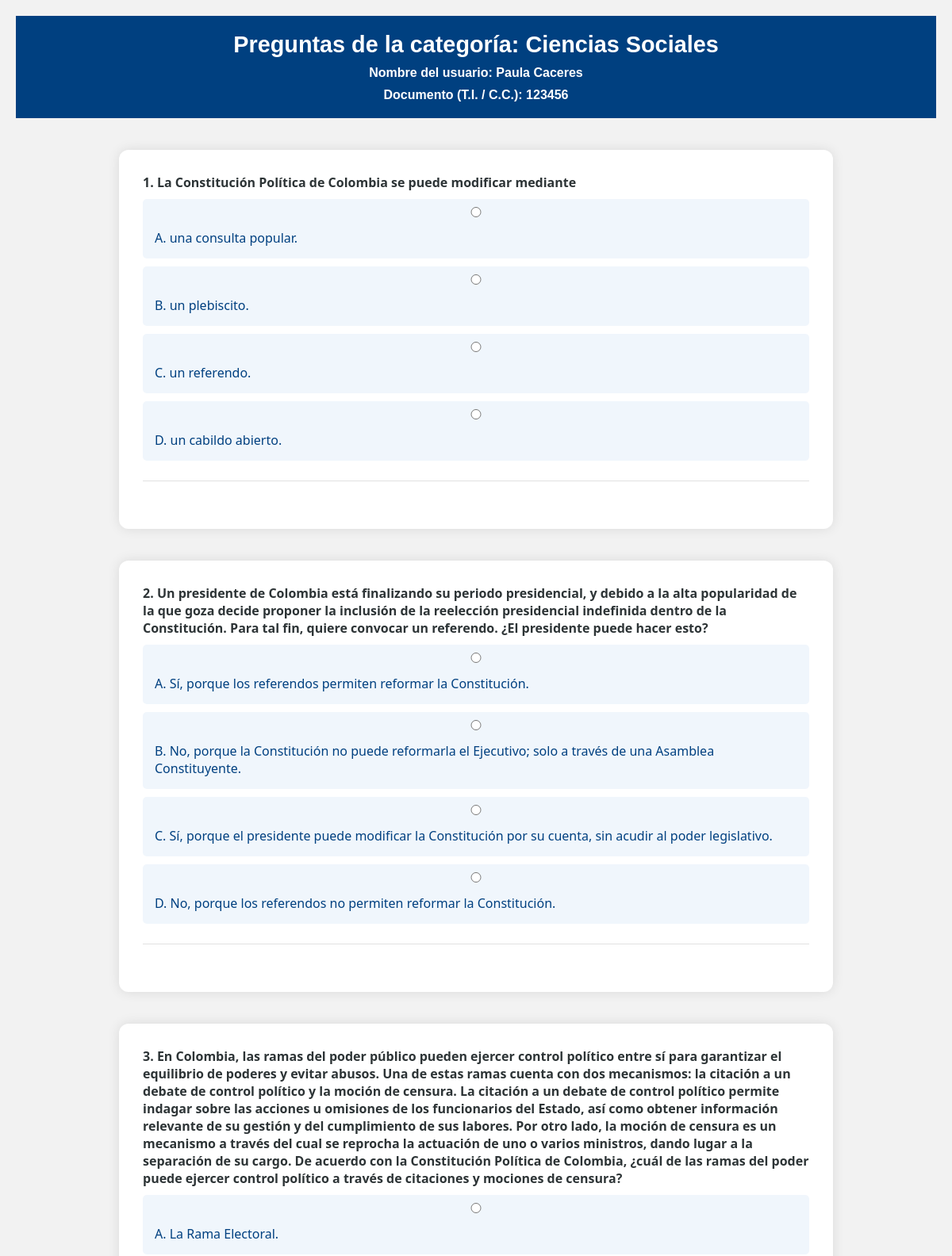
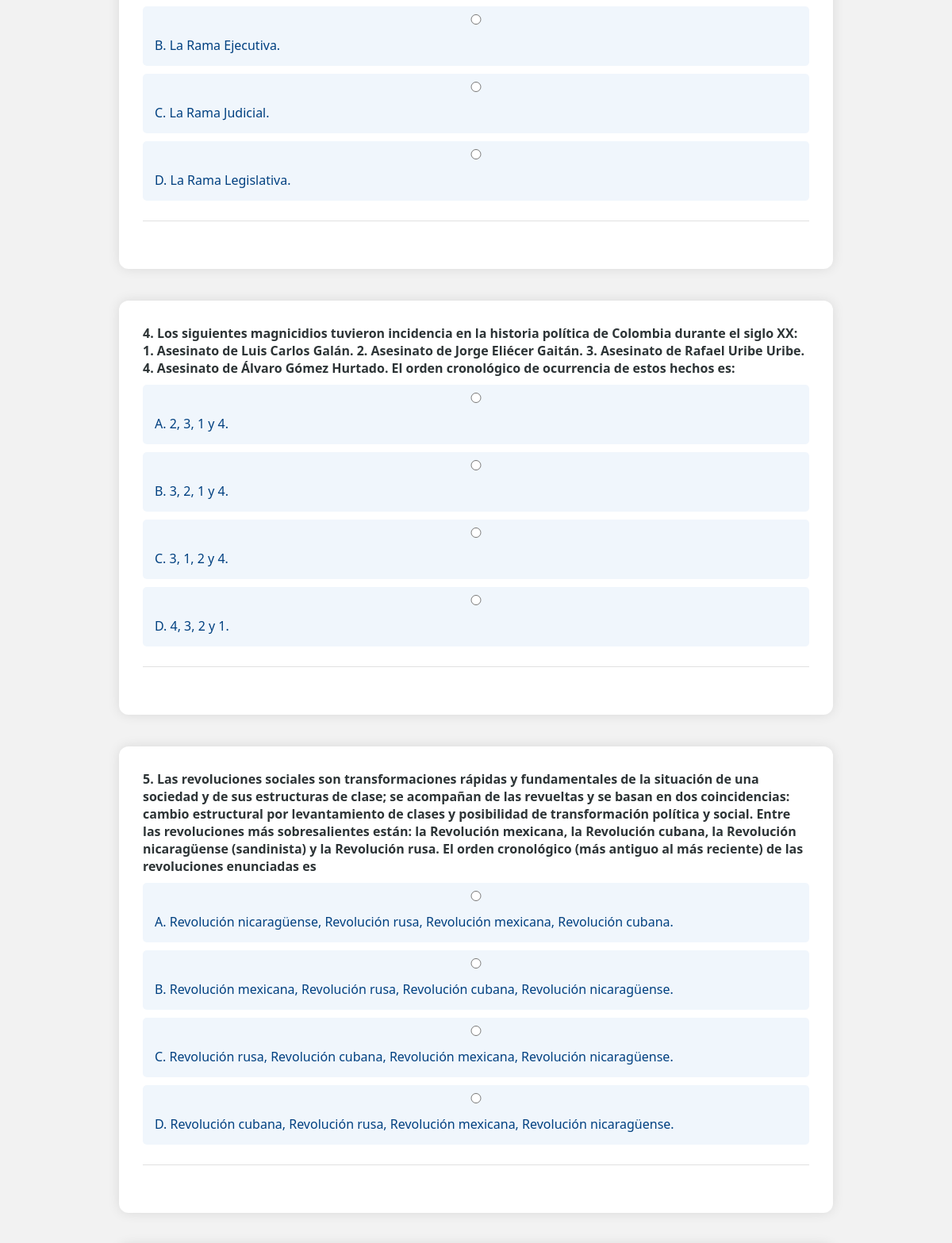
/simulacro/11/categoria/4/ (upper part), run on the app's committed database (2 pictures, top to bottom).
### examenes/models.py (models this page shows, shortened)
class Category(models.Model):
    nombre = models.CharField(max_length=100)
    class Meta:
        verbose_name_plural = "Categorias"

class User(models.Model):
    nombre = models.CharField(max_length=100)
    documento = models.CharField(max_length=20, unique=True)  # Cédula o TI
    correo = models.EmailField(unique=True)
    colegio = models.CharField(max_length=100, blank=True)
    grado = models.CharField(max_length=50, blank=True)
    ya_presento = models.BooleanField(default=False)
    class Meta:
        verbose_name_plural = "Usuarios"

class Question(models.Model):
    enunciado = models.TextField()
    materia = models.ForeignKey(Subject, on_delete=models.CASCADE)
    opcion_a = models.CharField(max_length=255)
    opcion_b = models.CharField(max_length=255)
    opcion_c = models.CharField(max_length=255)
    opcion_d = models.CharField(max_length=255)
    OPCIONES = [
        ('A', 'Opción A'),
        ('B', 'Opción B'),
        ('C', 'Opción C'),
        ('D', 'Opción D'),
    ]
    respuesta_correcta = models.CharField(max_length=1, choices=OPCIONES)
    class Meta:
        verbose_name_plural = "Preguntas"

### examenes/views.py (the view, shortened to what this page needs)
# urls.py: path('simulacro/<int:estudiante_id>/categoria/<int:categoria_id>/', views.ver_preguntas_categoria, name='ver_preguntas_categoria'),
def ver_preguntas_categoria(request, estudiante_id, categoria_id):
    estudiante = get_object_or_404(User, id=estudiante_id)
    categoria = get_object_or_404(Category, id=categoria_id)
    preguntas = Question.objects.filter(materia__categoria=categoria)
    respondidas = request.session.get('categorias_respondidas', [])
    if categoria_id in respondidas:
        return redirect('simulacro', estudiante_id=estudiante.id)
    context = {
        'estudiante': estudiante,
        'categoria': categoria,
        'preguntas': preguntas,
    }
    return render(request, 'ver_preguntas_categoria.html', context)

### examenes/templates/ver_preguntas_categoria.html (shortened to what this page needs)
{% extends 'base.html' %}
{% block container %}
<header>
    <h1>Preguntas de la categoría: {{ categoria.nombre }}</h1>
    <h4>Nombre del usuario: {{ estudiante.nombre }}</h4>
    <h4>Documento (T.I. / C.C.): {{ estudiante.documento }}</h4>
</header>
{% if preguntas %}
<form method="post">
  {% for pregunta in preguntas %}
    <div class="icfes">
        <div class="info">
            <div class="pregunta">
                <p><strong>{{ forloop.counter }}. {{ pregunta.enunciado }}</strong></p>
            <div class="opcion">
                <label for="pregunta_{{ pregunta.id }}_A">
                    <input type="radio" id="pregunta_{{ pregunta.id }}_A" name="pregunta_{{ pregunta.id }}" value="A">
                    A. {{ pregunta.opcion_a }}
                </label>
            </div>
            <div class="opcion">
                <label for="pregunta_{{ pregunta.id }}_B">
                    <input type="radio" id="pregunta_{{ pregunta.id }}_B" name="pregunta_{{ pregunta.id }}" value="B">
                    B. {{ pregunta.opcion_b }}
                </label>
            </div>
            <div class="opcion">
                <label for="pregunta_{{ pregunta.id }}_C">
                    <input type="radio" id="pregunta_{{ pregunta.id }}_C" name="pregunta_{{ pregunta.id }}" value="C">
                    C. {{ pregunta.opcion_c }}
                </label>
            </div>
            <div class="opcion">
                <label for="pregunta_{{ pregunta.id }}_D">
                    <input type="radio" id="pregunta_{{ pregunta.id }}_D" name="pregunta_{{ pregunta.id }}" value="D">
                    D. {{ pregunta.opcion_d }}
                </label>
            </div>
            </div>
        </div>
    </div>
  {% endfor %}
</form>
{% else %}
  <p>No hay preguntas registradas en esta categoría.</p>
{% endif %}
<br>
{% endblock %}

### examenes/static/css/style.css (style rules this page uses)
* { margin: 0; padding: 0; box-sizing: border-box; }
body { font-family: Arial, sans-serif; background-color: #f2f2f2; color: #333; padding: 20px; }
header, footer { text-align: center; padding: 20px; background-color: #004080; color: white; margin-bottom: 20px; }
h1 { font-size: 1.8em; }
h4 { margin-top: 10px; color: white; }
.icfes { display: flex; flex-wrap: wrap; align-items: flex-start; background-color: white; margin-bottom: 30px; border-radius: 10px; box-shadow: 0 2px 6px rgba(0,0,0,0.1); padding: 15px; gap: 20px; }
.info { flex: 1; min-width: 250px; }
form label { display: block; font-weight: bold; margin-bottom: 5px; color: #004080; }
form input { width: 100%; padding: 10px; margin-bottom: 15px; border-radius: 5px; border: 1px solid #ccc; }
.icfes { max-width: 900px; margin: 40px auto; padding: 30px; background-color: #ffffff; border-radius: 12px; box-shadow: 0 0 15px rgba(0,0,0,0.1); font-family: 'Segoe UI', sans-serif; }
.pregunta { margin-bottom: 25px; border-bottom: 1px solid #e1e1e1; padding-bottom: 15px; }
.pregunta p { font-weight: bold; color: #2d3436; margin-bottom: 10px; }
.opcion { background-color: #ecf0f1; padding: 10px; border-radius: 6px; transition: background-color 0.3s ease; cursor: pointer; }
.opcion input[type="radio"] { margin-right: 10px; }

### examenes/templates/ver_preguntas_categoria.html (style rules this page uses)
.opcion { display: block; margin-bottom: 10px; background-color: #f0f6fc; padding: 10px 15px; border-radius: 5px; transition: background-color 0.2s; }
.opcion input[type="radio"] { margin-right: 10px; vertical-align: middle; }
.opcion label { font-size: 16px; font-weight: normal; cursor: pointer; }
.pregunta { margin-bottom: 30px; }

### data on the page
Category: nombre "Ciencias Sociales"
User: nombre "Paula Caceres", documento "123456"
Question: enunciado "La Constitución Política de Colombia se puede modificar mediante", opcion_a "una consulta popular.", opcion_b "un plebiscito.", opcion_c "un referendo.", opcion_d "un cabildo abierto."
Question: enunciado "Un presidente de Colombia está finalizando su periodo presidencial, y debido a la alta popularidad de la que goza decide proponer la inclusión de la reelección presidencial indefinida dentro de la Constitución. Para tal fin, quiere convocar un referendo. ¿El presidente puede hacer esto?", opcion_a "Sí, porque los referendos permiten reformar la Constitución.", opcion_b "No, porque la Constitución no puede reformarla el Ejecutivo; solo a través de una Asamblea Constituyente.", opcion_c "Sí, porque el presidente puede modificar la Constitución por su cuenta, sin acudir al poder legislativo.", opcion_d "No, porque los referendos no permiten reformar la Constitución."
Question: enunciado "En Colombia, las ramas del poder público pueden ejercer control político entre sí para garantizar el equilibrio de poderes y evitar abusos. Una de estas ramas cuenta con dos mecanismos: la citación a un debate de control político y la moción de censura. La citación a un debate de control político permite indagar sobre las acciones u omisiones de los funcionarios del Estado, así como obtener información relevante de su gestión y del cumplimiento de sus labores. Por otro lado, la moción de censura es un mecanismo a través del cual se reprocha la actuación de uno o varios ministros, dando lugar a la separación de su cargo. De acuerdo con la Constitución Política de Colombia, ¿cuál de las ramas…", opcion_a "La Rama Electoral.", opcion_b "La Rama Ejecutiva.", opcion_c "La Rama Judicial.", opcion_d "La Rama Legislativa."
Question: enunciado "Los siguientes magnicidios tuvieron incidencia en la historia política de Colombia durante el siglo XX: 1. Asesinato de Luis Carlos Galán. 2. Asesinato de Jorge Eliécer Gaitán. 3. Asesinato de Rafael Uribe Uribe. 4. Asesinato de Álvaro Gómez Hurtado. El orden cronológico de ocurrencia de estos hechos es:", opcion_a "2, 3, 1 y 4.", opcion_b "3, 2, 1 y 4.", opcion_c "3, 1, 2 y 4.", opcion_d "4, 3, 2 y 1."
Question: enunciado "Las revoluciones sociales son transformaciones rápidas y fundamentales de la situación de una sociedad y de sus estructuras de clase; se acompañan de las revueltas y se basan en dos coincidencias: cambio estructural por levantamiento de clases y posibilidad de transformación política y social. Entre las revoluciones más sobresalientes están: la Revolución mexicana, la Revolución cubana, la Revolución nicaragüense (sandinista) y la Revolución rusa. El orden cronológico (más antiguo al más reciente) de las revoluciones enunciadas es", opcion_a "Revolución nicaragüense, Revolución rusa, Revolución mexicana, Revolución cubana.", opcion_b "Revolución mexicana, Revolución rusa, Revolución cubana, Revolución nicaragüense.", opcion_c "Revolución rusa, Revolución cubana, Revolución mexicana, Revolución nicaragüense.", opcion_d "Revolución cubana, Revolución rusa, Revolución mexicana, Revolución nicaragüense."
